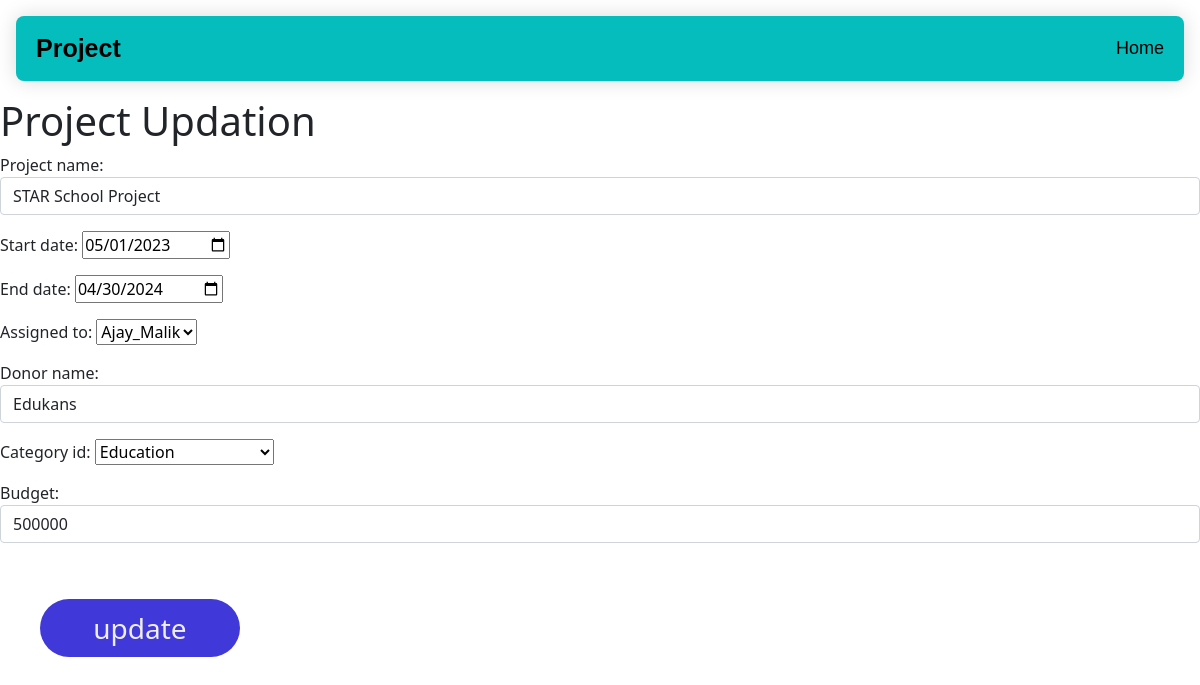
Screenshot of /ycda/updateProject/1 (signed in) with the database file from the repository.
### myAPP/models.py (models this page shows, shortened)
class Project_DIP(models.Model):
 project_name=models.CharField(max_length=200)
 category_id = models.ForeignKey("Project_Category", on_delete=models.CASCADE)
 assigned_to = models.ForeignKey(User, on_delete=models.CASCADE)
 budget = models.CharField(max_length=200)
 start_date = models.DateField()
 end_date = models.DateField()
 period = models.IntegerField()
 donor_name=models.CharField(max_length=200)
 created_at = models.DateTimeField('created at', auto_now_add=True)
 updated_at = models.DateTimeField('updated at', auto_now=True)

### myAPP/decorators.py (the view)
	def wrapper_function(request, *args, **kwargs):
		group = None
		if request.user.groups.exists():
			group = request.user.groups.all()[0].name
		if group == 'ProjectManager':
			return redirect('myAPP:login')
		if group == 'CEO':
			return view_func(request, *args, **kwargs)

### myAPP/forms.py
class ProjectForm(forms.ModelForm):
    assigned_to = forms.ModelChoiceField(queryset=User.objects.exclude(is_superuser = True))
    class Meta:
        model = Project_DIP
        fields =['project_name','start_date','end_date','assigned_to','donor_name','category_id','budget']
        widgets = {
        'period' : forms.HiddenInput(),
        'project_name': forms.TextInput(attrs={'class':'form-control','placeholder' :"Project name...."}),
        'start_date': forms.TextInput(attrs={'type' : 'date'}),
        'end_date': forms.TextInput(attrs={'type' : 'date'}),
        'assigned_to' : forms.Select(choices=['test']),
        'donor_name' : forms.TextInput(attrs={'class':'form-control','placeholder' :"Donor name...."}),
        'budget' : forms.TextInput(attrs={'class':'form-control'}),
        }

### myAPP/models.py (called while the page is built)
 def __str__(self):
        return self.Category_name

### myAPP/views.py (called while the page is built)
@login_required(login_url='login')
@admin_only
def update_Project(request,project_id):
   form = ProjectForm()
   project = Project_DIP.objects.get(pk=project_id)
   form = ProjectForm(request.POST or None, instance=project)
   if request.method == 'POST':
    if form.is_valid():
               form.save()
               messages.success(request,'ProjectDIP updated Successfully')
               return redirect('myAPP:index')
   return render(request,'myAPP/updateProject.html',{'data':form})

### myAPP/templates/myAPP/updateProject.html (shortened to what this page needs)
{% extends 'myAPP/baseProject.html' %}
{% block content %}
<link href="https://cdn.jsdelivr.net/npm/bootstrap@5.0.2/dist/css/bootstrap.min.css" rel="stylesheet">
<h1>Project Updation</h1>
<div>
  <form method="POST">
    {{data.as_p}}
    <input class="button" type="submit", value= "update">
  </form>
</div>
{% endblock %}

### myAPP/static/css/style.css (style rules this page uses)
.button { display:inline-block; background-color: #4038d8; border-radius: 10vh; border: 2vh; color: #eeeeee; text-align: center; font-size: 28px; padding:1vh; width: 200px; -webkit-transition: all 0.5s; -moz-transition: all 0.5s; -o-transition: all 0.5s; transition: all 0.5s; cursor: pointer; margin:5vh; }

### rows the page displays
Project_DIP: project_name "STAR School Project", start_date "05/01/2023", end_date "04/30/2024", assigned_to "Ajay_Malik", donor_name "Edukans", category_id "Education", budget "500000"
